Frame 1 (no input): blank canvas, image omitted
Frame 60 (the mouse pressed at the canvas centre just before this capture): blank canvas, image omitted
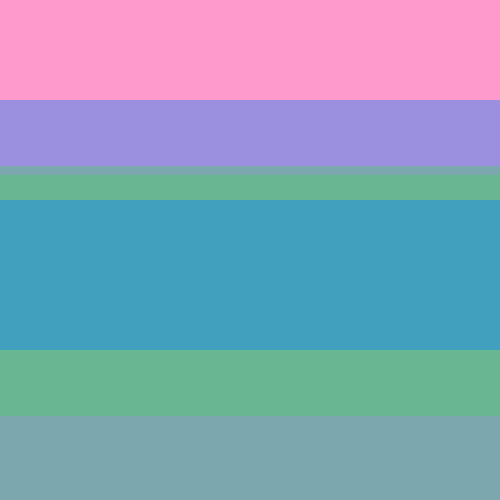
Frame 120 (the mouse held since frame 60 and released just before this capture)

The Processing sketch whose frames 1 and 60 were blank and that drew this single picture after the mouse press (run headless with seeded random() and noise(); from frame 60 on, the mouse is pressed at the canvas centre):

// Processing sketch: processing_99767
// ── processing_99767.pde

void setup(){
size(500,500);
background(255);
noStroke();
smooth();
}
 
void draw(){
background(255);
fill(255,0,mouseX/2,100);
  rect(0,0,width,mouseY);
  rect(500,500,-1*width,-1*mouseY);
  fill(mouseX/2,255,0,100);
  rect(0,height/3,width,mouseY);
  rect(500,500,-1.3*width,-1.3*mouseY);

  fill(0,mouseX/2,255,100);
  rect(0,height/5,width,mouseY);
  rect(500,500,-1.2*width,-1.2*mouseY);

}
